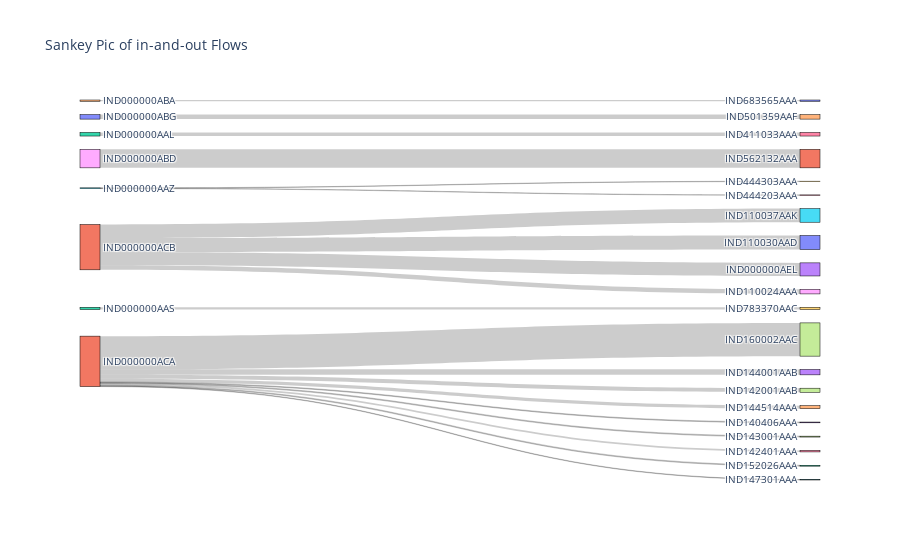

Write notebook code for a chart like this one.
### Code cell
# the nodes
nodes = list(set(flows['source_center']).union(set(flows['destination_center'])))
node_indices = {node: i for i, node in enumerate(nodes)}

# the flow
flows['source'] = flows['source_center'].map(node_indices)
flows['target'] = flows['destination_center'].map(node_indices)

fig = go.Figure(go.Sankey(
    node=dict(
        pad=15,
        thickness=20,
        line=dict(color="black", width=0.5),
        label=nodes
    ),
    link=dict(
        source=flows['source'],
        target=flows['target'],
        value=flows['value']
    )
))

fig.update_layout(title_text="Sankey Pic of in-and-out Flows", font_size=10)
fig.show()

# sankey is not ideal as well, but it reveals the extreme imbalanced flows in different nodes
# what if the distribution of burden of in-out flows can influence the delivery time
# the burden of centers can be divided into different the class, and the comparsion of delivert time can be contrasted

### Figure 1 — Plotly figure (JSON) as saved in the notebook; plotly's stock layout.template omitted (floating-point values rounded to 4 significant figures)
{"data": [{"link": {"source": [2, 12, 15, 15, 14, 18, 10, 1, 1, 1, 1, 1, 1, 1, 1, 1, 21, 21, 21, 21], "target": [6, 19, 16, 9, 0, 11, 4, 3, 7, 26, 17, 13, 24, 25, 22, 27, 23, 8, 20, 5], "value": [28, 18, 3, 3, 10, 144, 35, 6, 32, 12, 7, 42, 24, 4, 7, 259, 102, 36, 109, 106]}, "node": {"label": ["IND683565AAA", "IND000000ACA", "IND000000AAL", "IND140406AAA", "IND501359AAF", "IND110037AAK", "IND411033AAA", "IND142001AAB", "IND110024AAA", "IND444303AAA", "IND000000ABG", "IND562132AAA", "IND000000AAS", "IND144001AAB", "IND000000ABA", "IND000000AAZ", "IND444203AAA", "IND143001AAA", "IND000000ABD", "IND783370AAC", "IND110030AAD", "IND000000ACB", "IND152026AAA", "IND000000AEL", "IND144514AAA", "IND147301AAA", "IND142401AAA", "IND160002AAC"], "line": {"color": "black", "width": 0.5}, "pad": 15, "thickness": 20}, "type": "sankey"}], "layout": {"font": {"size": 10}, "title": {"text": "Sankey Pic of in-and-out Flows"}}}
